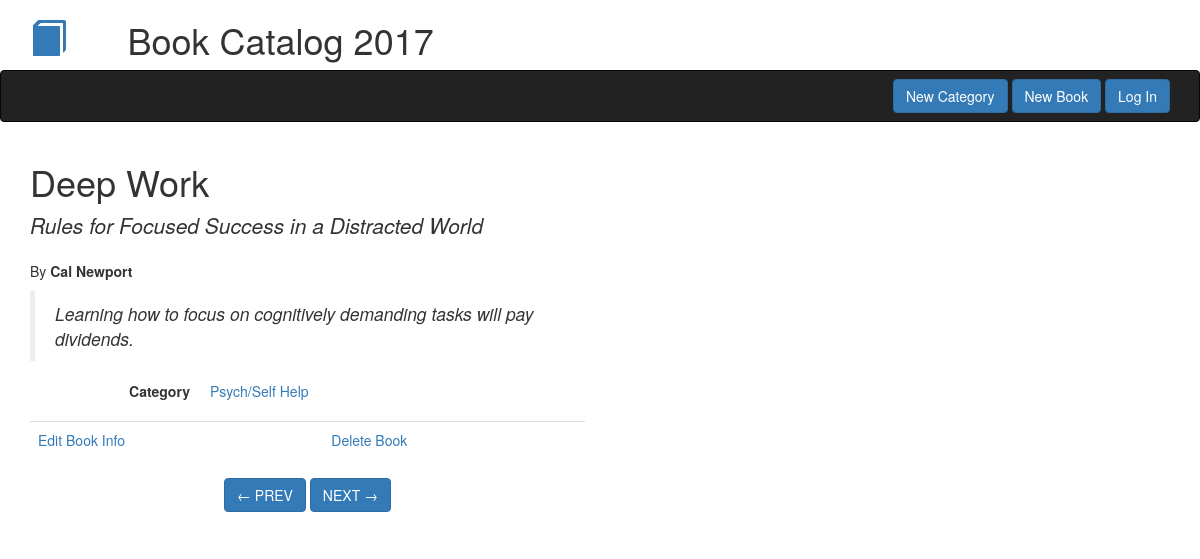
/books/7, run on the app's committed database.
### db_setup.py (models this page shows, shortened)
class Book(Base):
    __tablename__ = 'book'
    title = Column(String(80), nullable = False)
    id = Column(Integer, primary_key = True)
    subtitle = Column(String(250))
    author = Column(String(250), nullable = False)
    author2 = Column(String(250))
    description = Column(String(250))
    category_id = Column(Integer, ForeignKey('category.id'))
    category = relationship(Category)

class Category(Base):
    __tablename__ = 'category'
    name = Column(String(80), nullable = False)
    id = Column(Integer, primary_key = True)

### catalog.py (the view)
@app.route('/books/<int:book_id>')
def singleBook(book_id):
    book = session.query(Book).filter_by(id = book_id).one()
    categories = session.query(Category)
    titles = session.query(Book.id).order_by(Book.title).all()
    id_list = [x[0] for x in titles]
    return render_template('single_book.html',
                            book = book,
                            categories = categories,
                            id_list = id_list)

### templates/single_book.html (shortened to what this page needs)
{% extends 'bootstrap/base.html' %}
{% block navbar %}{% include 'header_nav.html' %}{% endblock %}
{% block content %}
<div class='container'>
    <div class='row'>
        <div class='col-md-6'>
            <h1>{{ book.title }}</h1>
            <p class='lead'><em>{{ book.subtitle if book.subtitle is not none }}</em></p>
            <p>By <strong>{{ book.author }}</strong></p>
            <blockquote><p><em>{{ book.description }}</em></p></blockquote>
            <dl class="dl-horizontal">
            {% for category in categories %}
                {%  if category.id == book.category_id %}
                    <dt>Category</dt><dd><a href="{{ url_for('listBooksByCategory', category_id = category.id) }}">{{ category.name }}</a></dd>
                {% endif %}
            {% endfor %}
            </dl>
            <table class='table'>
                <td><a href="{{ url_for('editBook', book_id = book.id) }}">Edit Book Info</a></td><td><a href="{{ url_for('deleteBook', book_id = book.id) }}">Delete Book</a></td></tr>
            </table>
            {% set new_book_id = [] %}
            {% set new_book_id = new_book_id[0] %}
            {% set prev_book_id = [] %}
            {% set prev_book_id = prev_book_id[0] %}
            <div class="pager">
                <a class="previous btn btn-primary" href="{{ url_for('singleBook', book_id = prev_book_id )}}">&larr; PREV</a>
                <a class="next btn btn-primary" href="{{ url_for('singleBook', book_id = new_book_id )}}">NEXT &rarr;</a>
            </div>
        </div>
    </div>
</div>
{% endblock %}

### data on the page
Book: title "Deep Work", subtitle "Rules for Focused Success in a Distracted World", author "Cal Newport", description "Learning how to focus on cognitively demanding tasks will pay dividends."
Category: name "Psych/Self Help"
